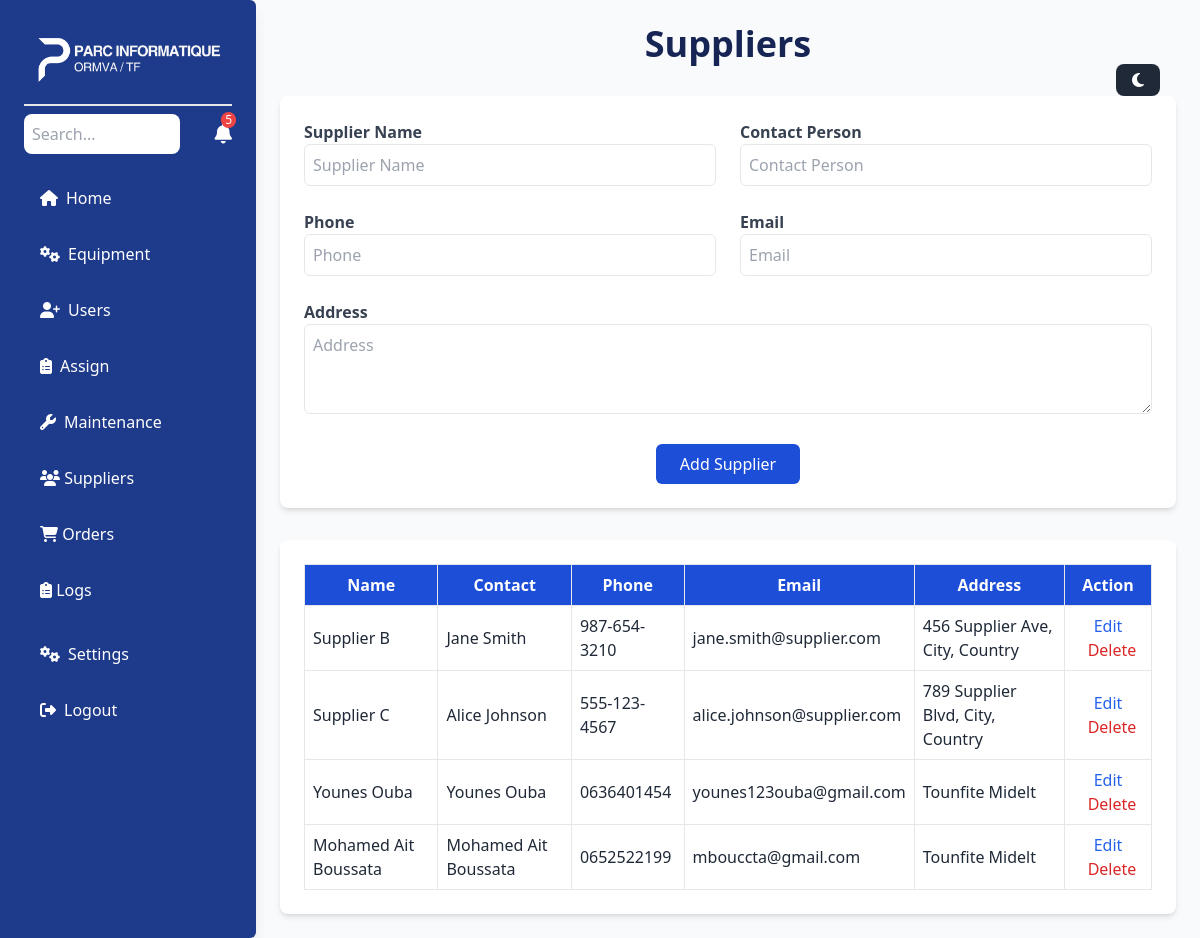
/suppliers.php, run on the app's committed database.
### tables this page shows
CREATE TABLE `suppliers` (
  `id` int(11) NOT NULL,
  `name` varchar(100) NOT NULL,
  `contact_person` varchar(100) DEFAULT NULL,
  `phone` varchar(20) DEFAULT NULL,
  `email` varchar(100) DEFAULT NULL,
  `address` text DEFAULT NULL,
  `created_at` timestamp NOT NULL DEFAULT current_timestamp()
);

### suppliers.php (the view, shortened to what this page needs)
<?php
include 'db.php';
$sql = "SELECT * FROM suppliers";
$result = $conn->query($sql);
?>
<!DOCTYPE html>
<html lang="en">
<head>
    <script src="https://cdn.tailwindcss.com"></script>
</head>
<body class="bg-gray-50 text-gray-800">
<div id="sidebar" class="md:flex hidden w-64 bg-blue-900 rounded-r-md scroll-m-10 text-white p-6 fixed top-0 left-0 h-full shadow-lg transform -translate-x-full md:translate-x-0 transition-transform duration-300 overflow-y-auto custom-scrollbar">
    <div class="space-y-6 w-full">
        <div class="logo w-full border-b-2 -mt-10 mx-auto sticky -top-6 bg-blue-900 z-10 ">
            <img src="assets/logo.png" alt="" class="w-48 -mb-4 mx-auto">
        </div>
        <div class="flex justify-between items-center">
            <input type="text" placeholder="Search..." class="w-3/4 p-2 text-black rounded-lg focus:outline-none focus:ring-2 focus:ring-blue-500" aria-label="Search">
            <button class="relative text-xl" aria-label="Notifications">
                <i class="fas fa-bell"></i>
                <span class="absolute top-0 -mt-2 -mr-1 right-0 bg-red-500 text-white text-xs px-1 rounded-full">5</span>
            </button>
        </div>
        <div class="space-y-4 mt-6">
            <a href="index.php" class="flex items-center space-x-2 hover:bg-blue-700 px-4 py-2 rounded-lg">
                <i class="fas fa-home"></i>
                <span>Home</span>
            </a>
            <a href="equipment.php" class="flex items-center space-x-2 hover:bg-blue-700 px-4 py-2 rounded-lg">
                <i class="fas fa-cogs"></i>
                <span>Equipment</span>
            </a>
            <a href="addUser.php" class="flex items-center space-x-2 hover:bg-blue-700 px-4 py-2 rounded-lg">
                <i class="fas fa-user-plus"></i>
                <span>Users</span>
            </a>
            <a href="assign.php" class="flex items-center space-x-2 hover:bg-blue-700 px-4 py-2 rounded-lg">
                <i class="fas fa-clipboard-list"></i>
                <span>Assign</span>
            </a>
            <a href="maintenance.php" class="flex items-center space-x-2 hover:bg-blue-700 px-4 py-2 rounded-lg">
                <i class="fas fa-wrench"></i>
                <span>Maintenance</span>
            </a>
            <a href="suppliers.php" class="block py-2 px-4 hover:bg-blue-700">
                <i class="fas fa-users"></i>
                <span>Suppliers</span>
            </a>
                <a href="orders.php" class="block py-2 px-4 hover:bg-blue-700">
                    <i class="fas fa-shopping-cart"></i>
                    <span>Orders</span>
                </a>
                <a href="logs.php" class="block py-2 px-4 hover:bg-blue-700">
                    <i class="fas fa-clipboard-list"></i>
                    <span>Logs</span>
                </a>
        </div>
        <div class="mt-8 space-y-4">
            <a href="settings.html" class="flex items-center space-x-2 hover:bg-blue-700 px-4 py-2 rounded-lg">
                <i class="fas fa-cogs"></i>
                <span>Settings</span>
            </a>
<a href="#" id="logoutBtn" class="flex mb-4 items-center space-x-2 hover:bg-blue-700 px-4 py-2 rounded-lg">
    <i class="fas fa-sign-out-alt"></i>
    <span>Logout</span>
</a>
        </div>
    </div>
</div>
    <div class="p-6 fixed top-4 mt-6 right-4 z-50">
        <button id="darkModeToggle" class="bg-gray-800 text-white px-4 py-2 rounded-lg flex items-center hover:bg-gray-600 transition-colors duration-300">
            <i id="darkModeIcon" class="fas fa-moon"></i>
        </button>
    </div>
    <div class="ml-64 p-6">
        <h2 class="text-4xl font-bold text-center mb-8 text-blue-950">Suppliers</h2>
        <form method="post" class="bg-white p-6 rounded-lg shadow-md mb-8">
            <div class="grid md:grid-cols-2 gap-6">
                <div>
                    <label class="block text-gray-700 font-semibold">Supplier Name</label>
                    <input type="text" name="name" placeholder="Supplier Name" class="w-full p-2 border rounded-md focus:ring-2 focus:ring-blue-600" required>
                </div>
                <div>
                    <label class="block text-gray-700 font-semibold">Contact Person</label>
                    <input type="text" name="contact" placeholder="Contact Person" class="w-full p-2 border rounded-md focus:ring-2 focus:ring-blue-600">
                </div>
                <div>
                    <label class="block text-gray-700 font-semibold">Phone</label>
                    <input type="text" name="phone" placeholder="Phone" class="w-full p-2 border rounded-md focus:ring-2 focus:ring-blue-600">
                </div>
                <div>
                    <label class="block text-gray-700 font-semibold">Email</label>
                    <input type="email" name="email" placeholder="Email" class="w-full p-2 border rounded-md focus:ring-2 focus:ring-blue-600">
                </div>
                <div class="md:col-span-2">
                    <label class="block text-gray-700 font-semibold">Address</label>
                    <textarea name="address" placeholder="Address" class="w-full p-2 border rounded-md focus:ring-2 focus:ring-blue-600" rows="3"></textarea>
                </div>
                <div class="md:col-span-2 text-center">
                    <button type="submit" name="add_supplier" class="bg-blue-700 text-white px-6 py-2 rounded-md hover:bg-blue-800 transition">Add Supplier</button>
                </div>
            </div>
        </form>
        <div class="bg-white p-6 rounded-lg shadow-md">
            <table class="w-full border-collapse">
                <thead>
                    <tr class="bg-blue-700 text-white">
                        <th class="p-2 border">Name</th>
                        <th class="p-2 border">Contact</th>
                        <th class="p-2 border">Phone</th>
                        <th class="p-2 border">Email</th>
                        <th class="p-2 border">Address</th>
                        <th class="p-2 border">Action</th>
                    </tr>
                </thead>
                <tbody>
                    <?php while ($row = $result->fetch_assoc()): ?>
                    <tr class="hover:bg-gray-100">
                        <td class="p-2 border"><?= $row['name'] ?></td>
                        <td class="p-2 border"><?= $row['contact_person'] ?></td>
                        <td class="p-2 border"><?= $row['phone'] ?></td>
                        <td class="p-2 border"><?= $row['email'] ?></td>
                        <td class="p-2 border"><?= $row['address'] ?></td>
                        <td class="p-2 border text-center">
                            <a href="edit_supplier.php?id=<?= $row['id'] ?>" class="text-blue-600 hover:underline">Edit</a>
                            <a href="delete_supplier.php?id=<?= $row['id'] ?>" class="text-red-600 hover:underline ml-2">Delete</a>
                        </td>
                    </tr>
                    <?php endwhile; ?>
                </tbody>
            </table>
        </div>
    </div>
</body>
</html>

### data on the page
suppliers: name "Supplier B", contact_person "Jane Smith", phone "987-654-3210", email "jane.smith@supplier.com", address "456 Supplier Ave, City, Country"
suppliers: name "Supplier C", contact_person "Alice Johnson", phone "555-123-4567", email "alice.johnson@supplier.com", address "789 Supplier Blvd, City, Country"
suppliers: name "Younes Ouba", contact_person "Younes Ouba", phone "0636401454", email "younes123ouba@gmail.com", address "Tounfite Midelt"
suppliers: name "Mohamed Ait Boussata", contact_person "Mohamed Ait Boussata", phone "0652522199", email "mbouccta@gmail.com", address "Tounfite Midelt"
